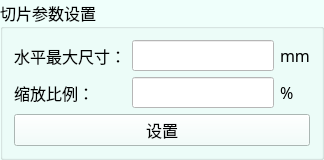
               <widget class="QGroupBox" name="groupBox_5">
                <property name="palette">
                 <palette>
                  <active>
                   <colorrole role="Button">
                    <brush brushstyle="SolidPattern">
                     <color alpha="255">
                      <red>239</red>
                      <green>255</green>
                      <blue>251</blue>
                     </color>
                    </brush>
                   </colorrole>
                   <colorrole role="Base">
                    <brush brushstyle="SolidPattern">
                     <color alpha="255">
                      <red>239</red>
                      <green>255</green>
                      <blue>251</blue>
                     </color>
                    </brush>
                   </colorrole>
                   <colorrole role="Window">
                    <brush brushstyle="SolidPattern">
                     <color alpha="255">
                      <red>239</red>
                      <green>255</green>
                      <blue>251</blue>
                     </color>
                    </brush>
                   </colorrole>
                  </active>
                  <inactive>
                   <colorrole role="Button">
                    <brush brushstyle="SolidPattern">
                     <color alpha="255">
                      <red>239</red>
                      <green>255</green>
                      <blue>251</blue>
                     </color>
                    </brush>
                   </colorrole>
                   <colorrole role="Base">
                    <brush brushstyle="SolidPattern">
                     <color alpha="255">
                      <red>239</red>
                      <green>255</green>
                      <blue>251</blue>
                     </color>
                    </brush>
                   </colorrole>
                   <colorrole role="Window">
                    <brush brushstyle="SolidPattern">
                     <color alpha="255">
                      <red>239</red>
                      <green>255</green>
                      <blue>251</blue>
                     </color>
                    </brush>
                   </colorrole>
                  </inactive>
                  <disabled>
                   <colorrole role="Button">
                    <brush brushstyle="SolidPattern">
                     <color alpha="255">
                      <red>239</red>
                      <green>255</green>
                      <blue>251</blue>
                     </color>
                    </brush>
                   </colorrole>
                   <colorrole role="Base">
                    <brush brushstyle="SolidPattern">
                     <color alpha="255">
                      <red>239</red>
                      <green>255</green>
                      <blue>251</blue>
                     </color>
                    </brush>
                   </colorrole>
                   <colorrole role="Window">
                    <brush brushstyle="SolidPattern">
                     <color alpha="255">
                      <red>239</red>
                      <green>255</green>
                      <blue>251</blue>
                     </color>
                    </brush>
                   </colorrole>
                  </disabled>
                 </palette>
                </property>
                <property name="font">
                 <font>
                  <family>AcadEref</family>
                  <pointsize>12</pointsize>
                 </font>
                </property>
                <property name="title">
                 <string>切片参数设置</string>
                </property>
                <layout class="QVBoxLayout" name="verticalLayout_10" stretch="3,1">
                 <item>
                  <layout class="QGridLayout" name="gridLayout_5">
                   <item row="0" column="1">
                    <widget class="QLineEdit" name="lineEdit_pixel_size">
                     <property name="font">
                      <font>
                       <family>新宋体</family>
                       <pointsize>12</pointsize>
                      </font>
                     </property>
                     <property name="styleSheet">
                      <string notr="true">background-color: rgb(255, 255, 255);</string>
                     </property>
                     <property name="alignment">
                      <set>Qt::AlignCenter</set>
                     </property>
                    </widget>
                   </item>
                   <item row="0" column="2">
                    <widget class="QLabel" name="label_15">
                     <property name="font">
                      <font>
                       <family>新宋体</family>
                       <pointsize>12</pointsize>
                      </font>
                     </property>
                     <property name="text">
                      <string>mm</string>
                     </property>
                    </widget>
                   </item>
                   <item row="0" column="0">
                    <widget class="QLabel" name="label_12">
                     <property name="font">
                      <font>
                       <family>新宋体</family>
                       <pointsize>12</pointsize>
                      </font>
                     </property>
                     <property name="text">
                      <string>水平最大尺寸：</string>
                     </property>
                    </widget>
                   </item>
                   <item row="1" column="0">
                    <widget class="QLabel" name="label_23">
                     <property name="font">
                      <font>
                       <family>新宋体</family>
                       <pointsize>12</pointsize>
                      </font>
                     </property>
                     <property name="text">
                      <string>缩放比例：</string>
                     </property>
                    </widget>
                   </item>
                   <item row="1" column="1">
                    <widget class="QLineEdit" name="lineEdit_model_rate">
                     <property name="font">
                      <font>
                       <family>新宋体</family>
                       <pointsize>12</pointsize>
                      </font>
                     </property>
                     <property name="styleSheet">
                      <string notr="true">background-color: rgb(255, 255, 255);</string>
                     </property>
                     <property name="alignment">
                      <set>Qt::AlignCenter</set>
                     </property>
                    </widget>
                   </item>
                   <item row="1" column="2">
                    <widget class="QLabel" name="label_24">
                     <property name="font">
                      <font>
                       <family>新宋体</family>
                       <pointsize>12</pointsize>
                      </font>
                     </property>
                     <property name="text">
                      <string>%</string>
                     </property>
                    </widget>
                   </item>
                  </layout>
                 </item>
                 <item>
                  <widget class="QPushButton" name="btn_set_slice">
                   <property name="font">
                    <font>
                     <family>新宋体</family>
                     <pointsize>12</pointsize>
                    </font>
                   </property>
                   <property name="text">
                    <string>设置</string>
                   </property>
                  </widget>
                 </item>
                </layout>
               </widget>
